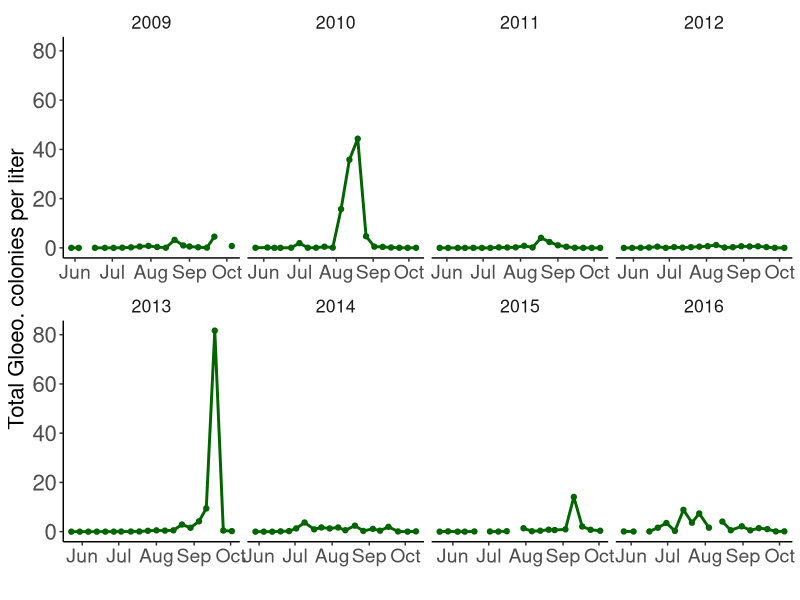
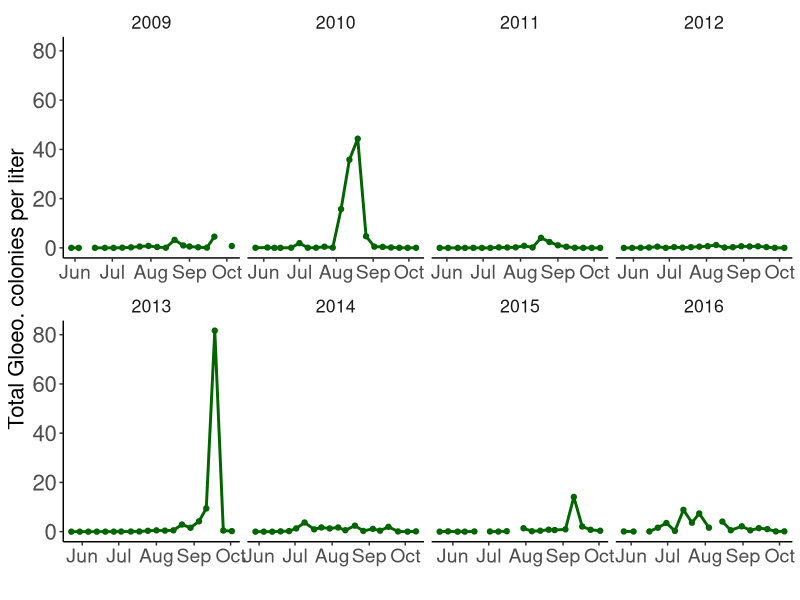

The R source for these figures, in order:
#####Figure of Gloeo timeseries

library(tidyverse)

dat <- read_csv("./Datasets/Sunapee/SummarizedData/seasonal_data_temp_forecast.csv") %>%
  filter(site == "midge")

mytheme <- theme(panel.grid.major = element_blank(), panel.grid.minor = element_blank(),
                 panel.background = element_blank(), axis.line = element_line(colour = "black"),
                 legend.key = element_blank(),legend.background = element_blank(),
                 text = element_text(size=16), axis.text.y = element_text(size = 16),
                 axis.text.x = element_text(size = 14))

p1 <- ggplot(data = dat, aes(x = date, y = totalperL))+
  geom_point(colour = "darkgreen")+
  geom_line(size = 1, colour = "darkgreen")+
  facet_wrap(vars(year), nrow = 2, ncol = 4, scales = "free_x")+
  ylab("Total Gloeo. colonies per liter")+
  theme(strip.background.x = element_blank())+
  xlab("")+
  mytheme
p1  

ggsave(p1, filename = "C:/Users/Mary Lofton/Dropbox/Ch5/Final_figs/Fig3.tif", 
       device = "tiff", height = 6, width = 10, units = "in")

mean(dat$totalperL, na.rm = TRUE)
sd(dat$totalperL, na.rm = TRUE)

max(subset(dat$totalperL, dat$year == 2010))
max(subset(dat$totalperL, dat$year == 2013))

mean(subset(dat$totalperL, dat$year == 2015 | dat$year == 2016), na.rm = TRUE)
sd(subset(dat$totalperL, dat$year == 2015 | dat$year == 2016), na.rm = TRUE)

dat1 <- dat %>%
  group_by(year) %>%
  summarize(max_Gloeo = max(totalperL, na.rm = TRUE))


